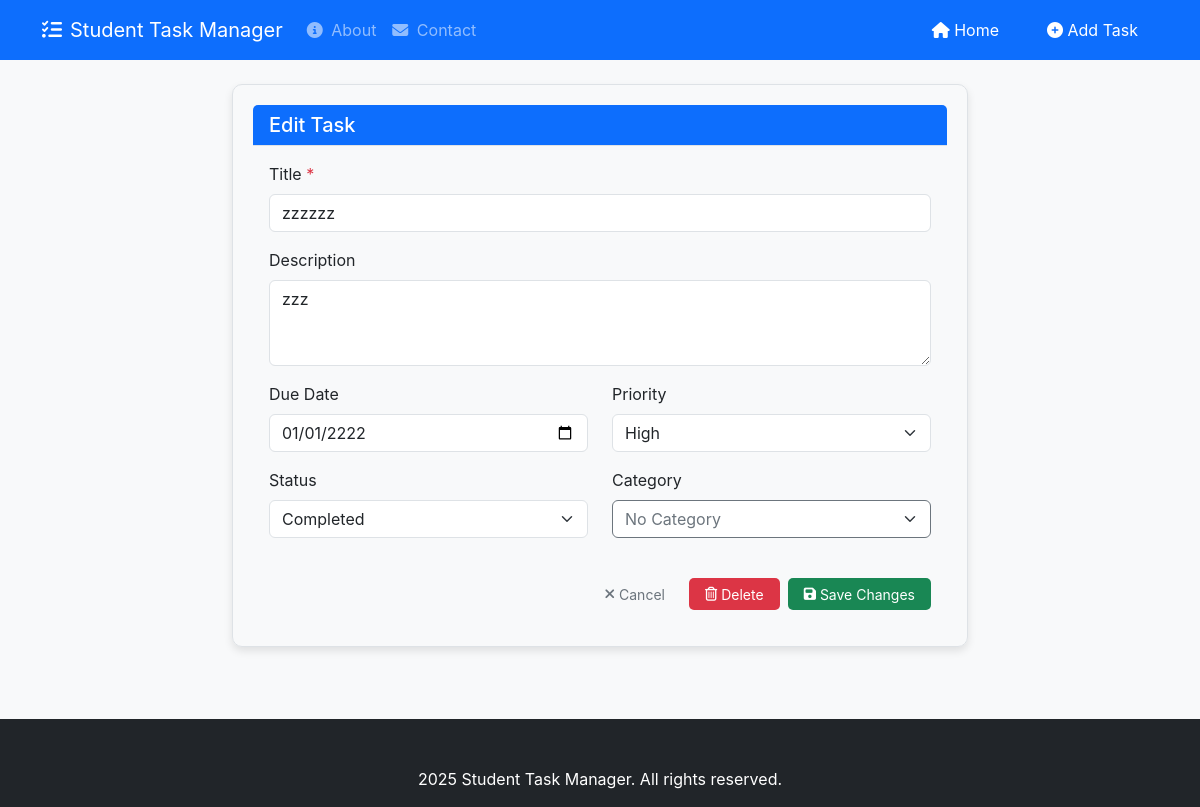
The app's page /task/2/edit, older data.
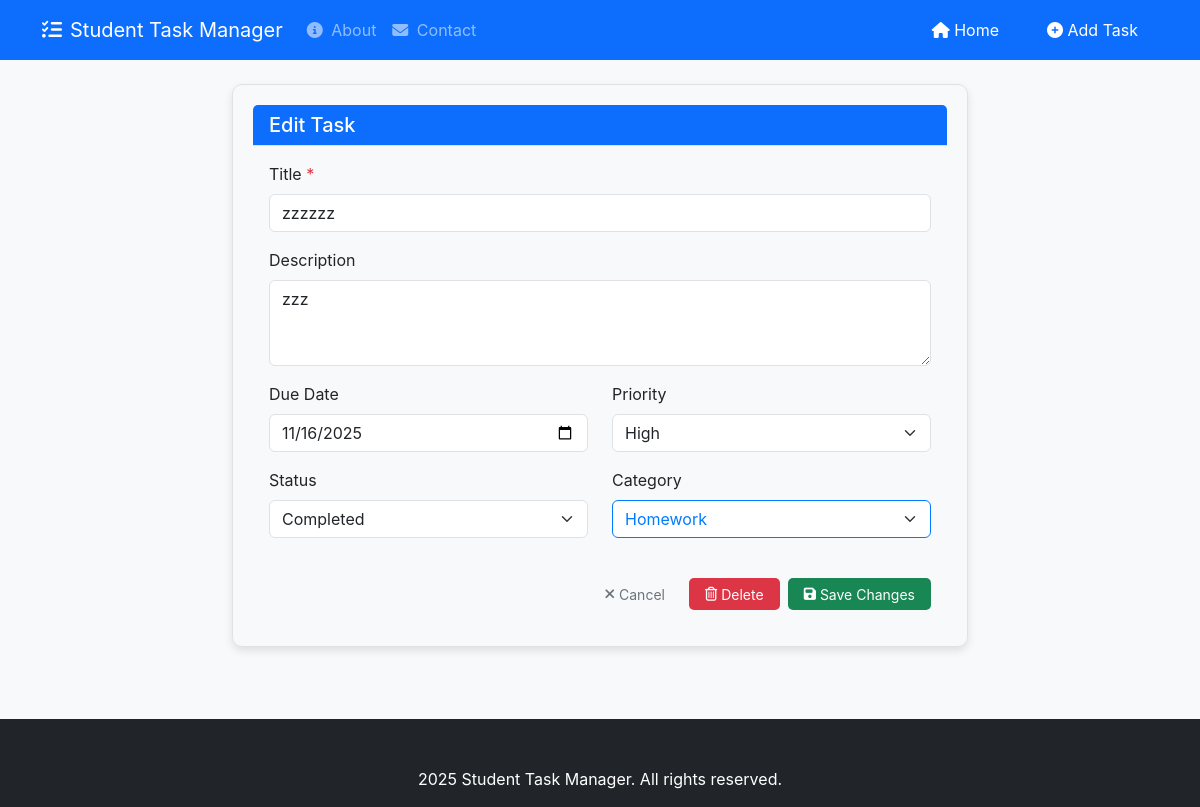
The same page, newer data.
### tables this page shows
CREATE TABLE tasks (
    id INTEGER PRIMARY KEY AUTOINCREMENT,
    title TEXT NOT NULL,
    description TEXT,
    due_date TIMESTAMP,
    priority TEXT CHECK(priority IN ('low', 'medium', 'high')),
    status TEXT CHECK(status IN ('not_started', 'in_progress', 'completed')) DEFAULT 'not_started',
    category_id INTEGER,
    created_at TIMESTAMP DEFAULT CURRENT_TIMESTAMP,
    completed_at TIMESTAMP,
    FOREIGN KEY (category_id) REFERENCES categories(id)
);

CREATE TABLE categories (
    id INTEGER PRIMARY KEY AUTOINCREMENT,
    name TEXT NOT NULL UNIQUE,
    color TEXT DEFAULT '#6c757d'
);

### Task_Organiser/app.py (the view, shortened to what this page needs)
    @app.route('/task/<int:task_id>/edit', methods=['GET', 'POST'])
    def edit_task(task_id):
        db = get_db()
        task = db.execute('SELECT * FROM tasks WHERE id = ?', (task_id,)).fetchone()
        if task is None:
            flash('Task not found', 'error')
            return redirect(url_for('index'))
        categories = db.execute('SELECT * FROM categories ORDER BY name').fetchall()
        return render_template('edit_task.html', task=dict(task), categories=categories)

### Task_Organiser/db.py (called while the page is built)
def get_db():
    if 'db' not in g:
        database_path = current_app.config['DATABASE']
        g.db = sqlite3.connect(database_path)
        g.db.row_factory = sqlite3.Row
    return g.db

### Task_Organiser/templates/edit_task.html (shortened to what this page needs)
{% extends 'base.html' %}
{% block content %}
  <div class="row justify-content-center">
    <div class="col-lg-8">
      <div class="card">
        <div class="card-header bg-primary text-white">
          <h2 class="h5 mb-0">Edit Task</h2>
        </div>
        <div class="card-body">
          <form method="post" action="{{ url_for('edit_task', task_id=task.id) }}">
            <div class="mb-3">
              <label for="title" class="form-label">Title <span class="text-danger">*</span></label>
              <input type="text" class="form-control" id="title" name="title" required
                     value="{{ task.title }}">
            </div>
            <div class="mb-3">
              <label for="description" class="form-label">Description</label>
              <textarea class="form-control" id="description" name="description"
                        rows="3">{{ task.description or '' }}</textarea>
            </div>
            <div class="row">
              <div class="col-md-6 mb-3">
                <label for="due_date" class="form-label">Due Date</label>
                <input type="date" class="form-control" id="due_date" name="due_date"
                       value="{{ task.due_date or '' }}">
              </div>
              <div class="col-md-6 mb-3">
                <label for="priority" class="form-label">Priority</label>
                <select class="form-select" id="priority" name="priority">
                  <option value="high" {% if task.priority == 'high' %}selected{% endif %}>High</option>
                </select>
              </div>
            </div>
            <div class="row">
              <div class="col-md-6 mb-3">
                <label for="status" class="form-label">Status</label>
                <select class="form-select" id="status" name="status">
                  <option value="completed" {% if task.status == 'completed' %}selected{% endif %}>Completed</option>
                </select>
              </div>
              <div class="col-md-6 mb-3">
                <label for="category_id" class="form-label">Category</label>
                <select class="form-select" id="category_id" name="category_id">
                  <option value="">No Category</option>
                  {% for category in categories %}
                    <option value="{{ category.id }}"
                            {% if task.category_id == category.id %}selected{% endif %}
                            data-color="{{ category.color }}">
                      {{ category.name }}
                    </option>
                  {% endfor %}
                </select>
              </div>
            </div>
            <div class="d-flex justify-content-end gap-2 mt-4">
              <a href="{{ url_for('index') }}" class="btn btn-action" style="width: auto; padding: 0.375rem 1rem; border-color: #6c757d; color: #6c757d;">
                <i class="fas fa-times me-1"></i> Cancel
              </a>
              <a href="{{ url_for('delete_task', task_id=task.id) }}"
                 class="btn btn-action"
                 style="width: auto; padding: 0.375rem 1rem; background-color: #dc3545; border-color: #dc3545; color: white;"
                 onclick="return confirm('Are you sure you want to delete this task? This cannot be undone.')">
                <i class="far fa-trash-alt me-1"></i> Delete
              </a>
              <button type="submit" class="btn btn-action" style="width: auto; padding: 0.375rem 1rem; background-color: #198754; border-color: #198754; color: white;">
                <i class="fas fa-save me-1"></i> Save Changes
              </button>
            </div>
          </form>
        </div>
      </div>
    </div>
  </div>
{% endblock %}

### Task_Organiser/templates/base.html (shortened to what this page needs)
<!doctype html>
<html lang="en">
  <head>
    <link href="https://cdn.jsdelivr.net/npm/bootstrap@5.3.0/dist/css/bootstrap.min.css" rel="stylesheet">
    <link rel="stylesheet" href="https://cdnjs.cloudflare.com/ajax/libs/font-awesome/6.4.0/css/all.min.css">
    <link rel="stylesheet" href="{{ url_for('static', filename='css/styles.css') }}">
  </head>
  <body class="bg-light">
    <nav class="navbar navbar-expand-lg navbar-dark bg-primary mb-4">
      <div class="container">
        <a class="navbar-brand" href="{{ url_for('index') }}">
          <i class="fas fa-tasks me-2"></i>Student Task Manager
        </a>
        <div class="collapse navbar-collapse" id="navbarNav">
          <ul class="navbar-nav me-auto">
            <li class="nav-item">
              <a href="{{ url_for('about') }}" class="nav-link {% if active_page == 'about' %}active{% endif %}">
                <i class="fas fa-info-circle me-1"></i> About
              </a>
            </li>
            <li class="nav-item">
              <a href="{{ url_for('contact') }}" class="nav-link {% if active_page == 'contact' %}active{% endif %}">
                <i class="fas fa-envelope me-1"></i> Contact
              </a>
            </li>
          </ul>
          <div class="d-flex">
            <a href="{{ url_for('index') }}" class="btn btn-outline-light me-2">
              <i class="fas fa-home"></i> Home
            </a>
            <a href="{{ url_for('add_task') }}" class="btn btn-outline-light">
              <i class="fas fa-plus-circle"></i> Add Task
            </a>
          </div>
        </div>
      </div>
    </nav>
    <main class="container">
      {% block content %}{% endblock %}
    </main>
    <footer class="bg-dark text-white text-center py-3 mt-5">
      <div class="container">
        <div class="mb-2">
        </div>
        <p class="mb-0"> 2025 Student Task Manager. All rights reserved.</p>
      </div>
    </footer>
  </body>
</html>

### static/css/styles.css (style rules this page uses)
:root { --primary: #0d6efd; --secondary: #6c757d; --success: #198754; --danger: #dc3545; --warning: #ffc107; --info: #0dcaf0; --light: #f8f9fa; --dark: #212529; --border-color: #dee2e6; --card-bg: #fff; --body-bg: #f5f5f5; }
body { font-family: -apple-system, BlinkMacSystemFont, "Segoe UI", Roboto, "Helvetica Neue", Arial, sans-serif; background-color: var(--body-bg); color: #212529; line-height: 1.5; }
.card { border: none; border-radius: 0.5rem; box-shadow: 0 0.125rem 0.25rem rgba(0, 0, 0, 0.075); margin-bottom: 1.5rem; }
.card-header { background-color: var(--light); border-bottom: 1px solid var(--border-color); font-weight: 600; }
.btn-action { display: inline-flex; align-items: center; justify-content: center; width: 32px; height: 32px; border-radius: 8px; border: none; background: none; color: #6c757d; font-size: 14px; cursor: pointer; transition: all 0.2s ease; }
.btn i:only-child { margin: 0; }
.card { background-color: var(--light-gray); padding: 20px; border: 1px solid var(--border-color); border-radius: 10px; box-shadow: 0 4px 8px rgba(0, 0, 0, 0.1); }
.btn { padding: 10px 20px; background-color: var(--red-color); color: white; border: none; border-radius: 5px; cursor: pointer; transition: background-color 0.3s ease; }

Row changes from the older to the newer data that the page shows:
changed tasks "zzzzzz": due_date "01/01/2222" → "11/16/2025"; category_id (not shown) → "Homework"
Text that changed along with them:
form field category_id: "No Category" → (not shown)
